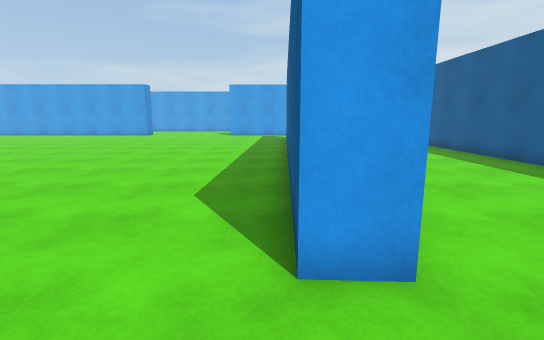
View 1 (above)

19 first-person views from a walk through a 3-D level made in the Unity game engine. The camera is 1.4 m above the floor, tilts 10° down and sees 85° across. The floor is counted in squares, 1 m on a side. Each view is taken from the middle of a square. On the plan, view 1 faces up. The plan holds only what a view shows up to about 14 squares ahead; the rest is blank. The place goes on beyond the plan. The player character is not drawn.

View 2
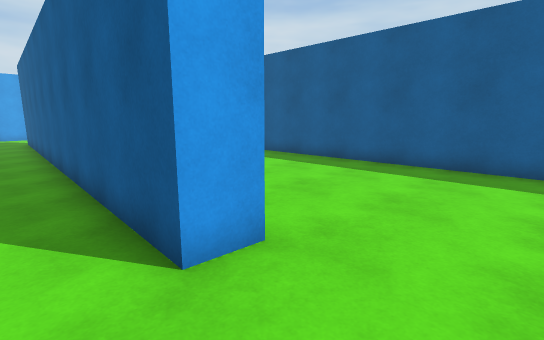

View 3
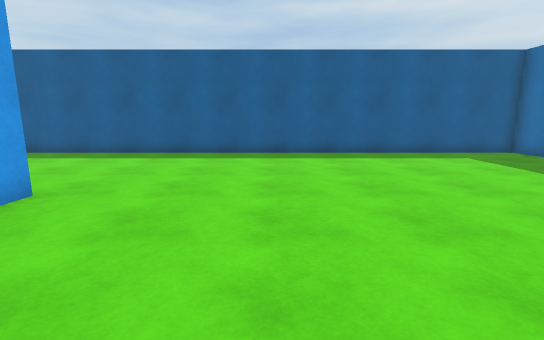

View 4
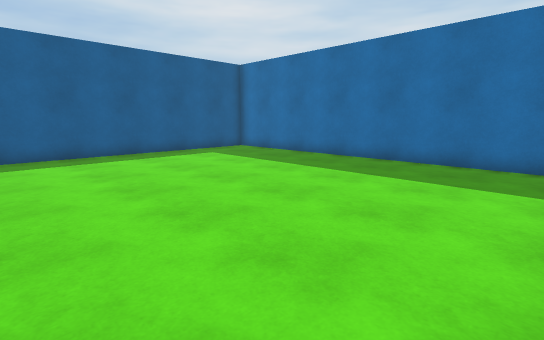

View 5
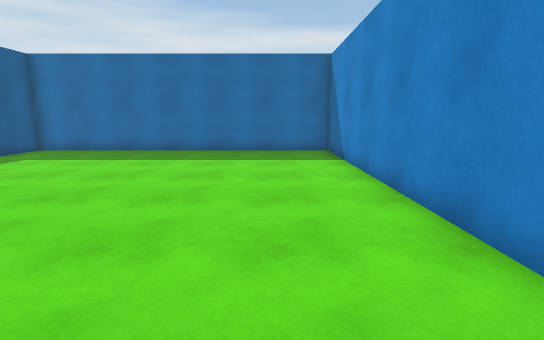

View 6
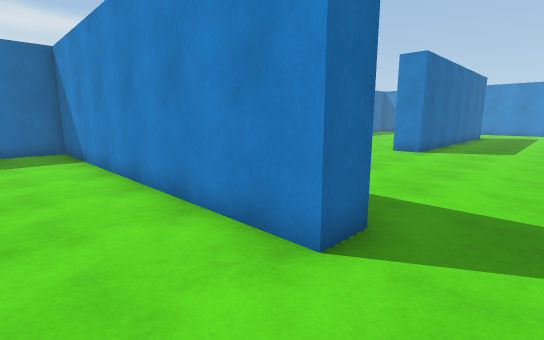

View 7
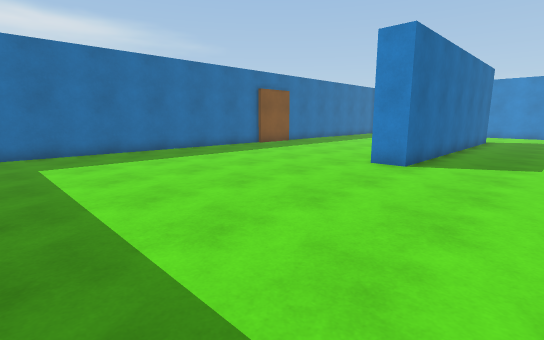

View 8
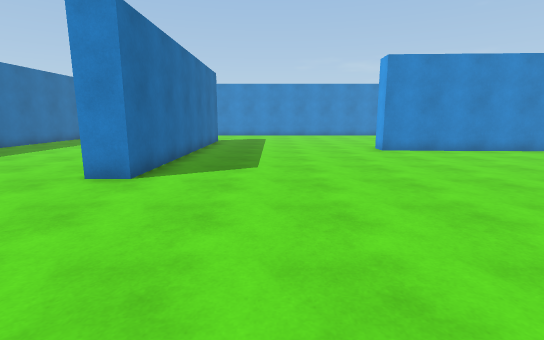

View 9
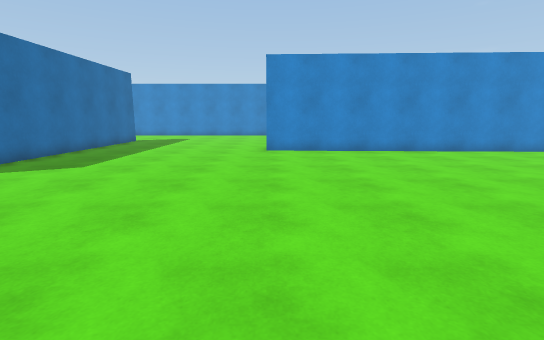

View 10
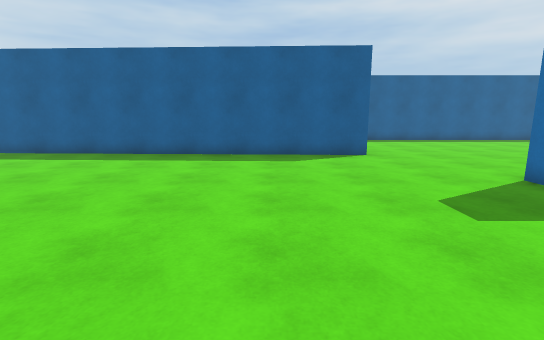

View 11
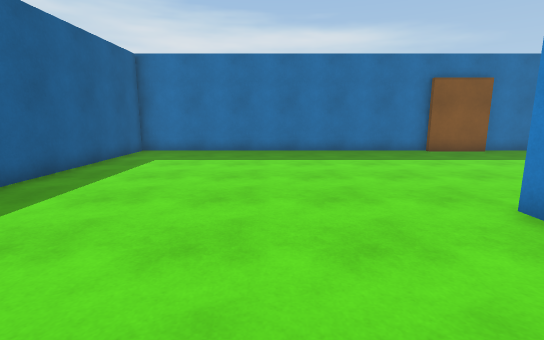

View 12
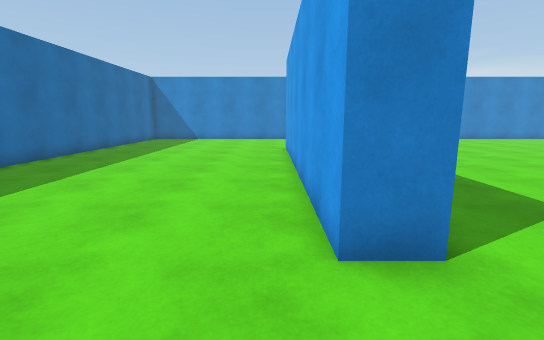

View 13
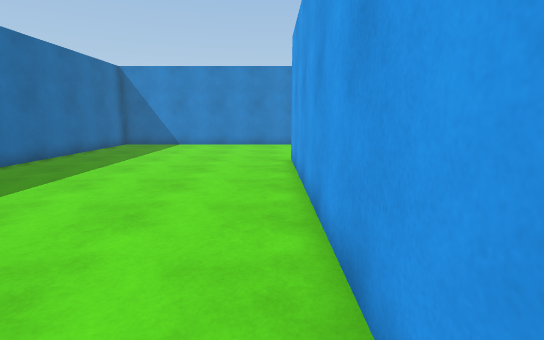

View 14
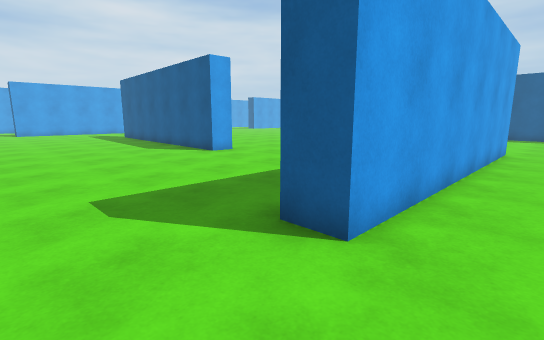

View 15
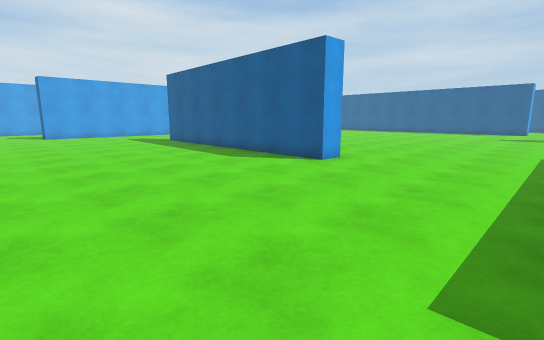

View 16
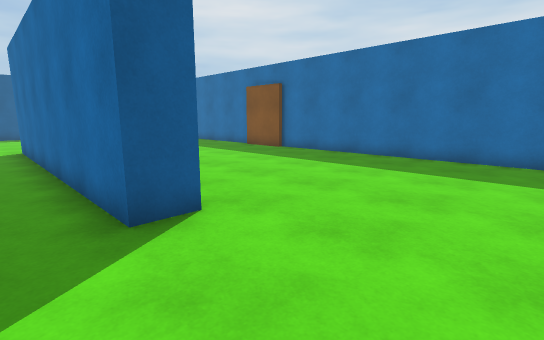

View 17
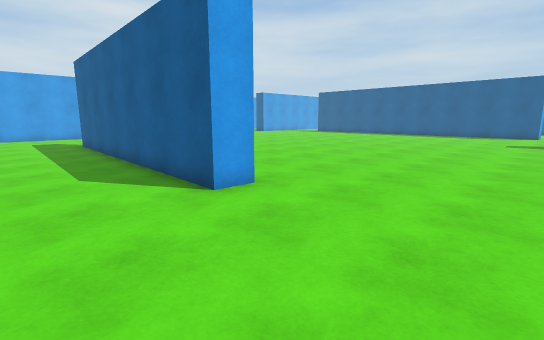

View 18
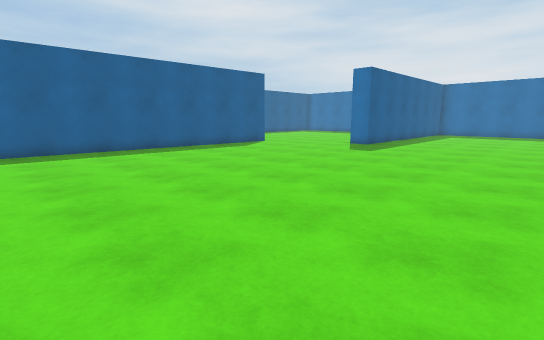

View 19
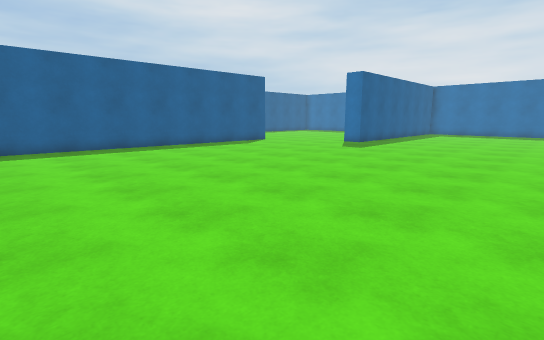

### Floor plan
Points are (right, up) in squares from view 1. A wall is a line through its corners. A room is listed if a view was taken in it or the views show most of it. See-through windows are left out.
Room 1 (views 1, 2, 3, 4, 5)
walls: (1.3, 2.4) (0.2, 2.4); (-4.4, 0.3) (-4.4, -11.7) (8, -11.7) (8, 14.2)
ways out: opening at (-2.5, 1.5) to room 2
Room 2 (views 6, 7, 8, 9, 10, 11, 12, 13, 14, 15, 16, 17, 18, 19)
walls: (-14.7, -2.3) (-14.7, -3.3) (-26.1, -3.3) (-26.1, -2.3) (-14.7, -2.3); (-5.5, 0.3) (-4.4, 0.3); (-20.3, 16.6) (-20.8, 5.8) (-21.8, 5.8) (-21.3, 16.5); (-17.8, -11.7) (-5.4, -11.7) (-5.4, -4.9); (-20.1, -11.5) (-17.5, -11.5); (0.2, 2.4) (0.8, 16.6); (-30.2, -11.7) (-20.1, -11.7)
ways out: opening at (-2.5, 1.5) to room 1

Where each view was taken, in squares from view 1:
view 1: 0 up, 0 right, facing up
view 2: 0 up, 1 left, facing up-right
view 3: 2 down, 4 left, facing right
view 4: 2 down, 4 left, facing down-right
view 5: 1 up, 2 left, facing down
view 6: 2 up, 2 left, facing down-left
view 7: 1 up, 6 left, facing down-left
view 8: 1 up, 8 left, facing left
view 9: 6 up, 8 left, facing left
view 10: 6 up, 11 left, facing right
view 11: 1 up, 11 left, facing down
view 12: 4 down, 12 left, facing left
view 13: 4 down, 16 left, facing left
view 14: 5 down, 29 left, facing up-right
view 15: 0 up, 30 left, facing up-right
view 16: 1 down, 30 left, facing down-right
view 17: 1 up, 25 left, facing up-right
view 18: 15 up, 13 left, facing down-right
view 19: 16 up, 14 left, facing down-right
